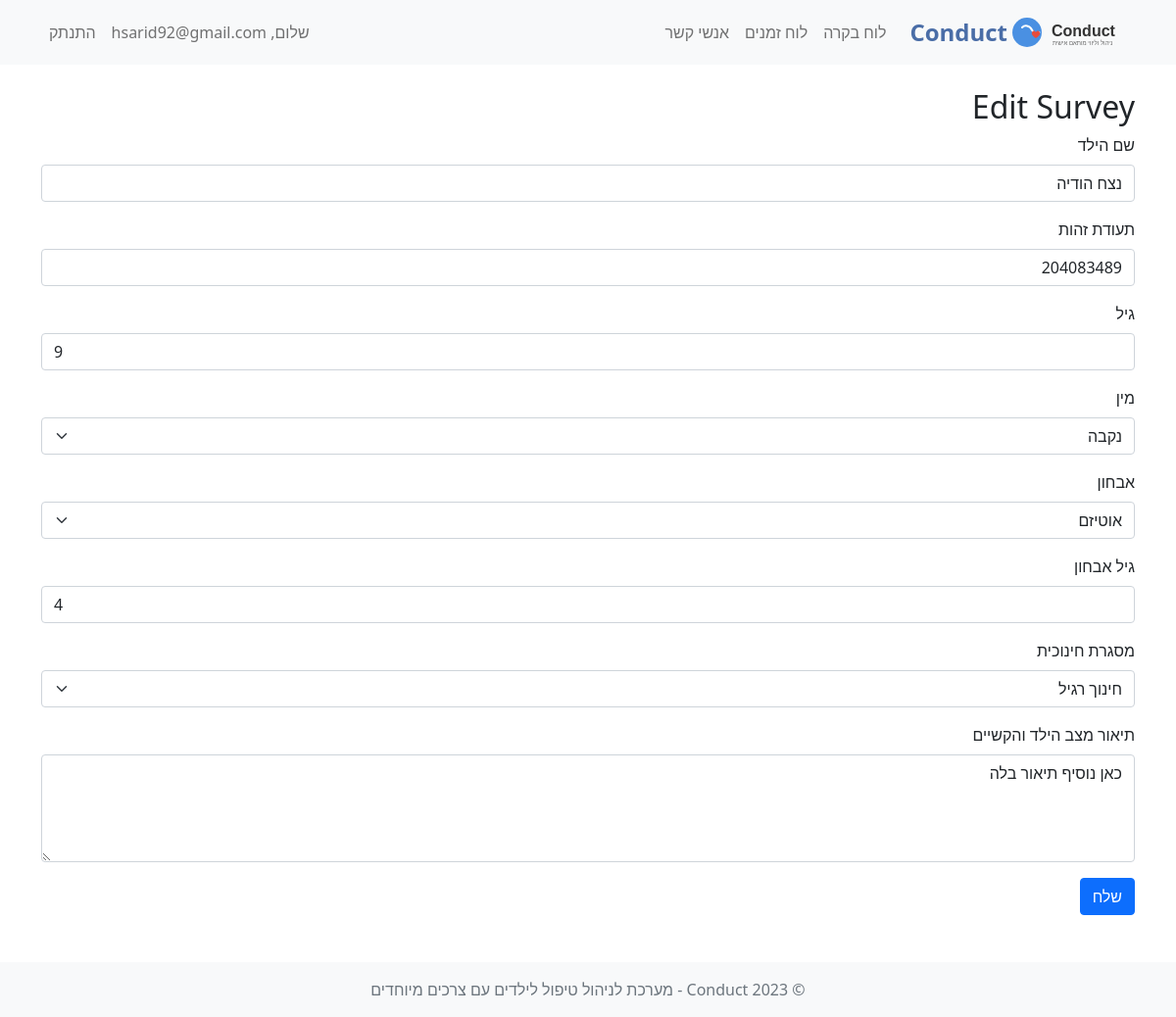
The page /edit_survey/1 (signed in) on the database its author committed.
### APP.py (models this page shows, shortened)
class User(db.Model, UserMixin):
    id = db.Column(db.Integer, primary_key=True)
    username = db.Column(db.String(150), unique=True, nullable=False)
    password_hash = db.Column(db.String(256), nullable=False)

class Survey(db.Model):
    id = db.Column(db.Integer, primary_key=True)
    user_id = db.Column(db.Integer, db.ForeignKey('user.id'), nullable=False)
    child_name = db.Column(db.String(150), nullable=False)
    child_id = db.Column(db.String(20), nullable=False)
    age = db.Column(db.Integer, nullable=False)
    gender = db.Column(db.String(10), nullable=False)
    diagnosis = db.Column(db.String(150), nullable=False)
    diagnosis_age = db.Column(db.Integer, nullable=False)
    educational_framework = db.Column(db.String(150), nullable=False)
    description = db.Column(db.Text, nullable=True)

### APP.py (the view, shortened to what this page needs)
@app.route('/edit_survey/<int:survey_id>', methods=['GET', 'POST'])
@login_required
def edit_survey(survey_id):
    survey = Survey.query.filter_by(id=survey_id, user_id=current_user.id).first()
    if not survey:
        flash('Survey not found or you do not have permission to edit it.')
        return redirect(url_for('dashboard'))
    return render_template('survey.html', title="Edit Survey", survey=survey)

### APP.py (called while the page is built)
@login_manager.user_loader
def load_user(user_id):
    return User.query.get(int(user_id))

### templates/survey.html (shortened to what this page needs)
{% extends "base.html" %}
{% block content %}
<h2>{{ title }}</h2>
<form method="POST" action="">
    <div class="mb-3">
        <label for="child_name" class="form-label">שם הילד</label>
        <input type="text" class="form-control" id="child_name" name="child_name" value="{{ survey.child_name if survey else '' }}" required>
    </div>
    <div class="mb-3">
        <label for="child_id" class="form-label">תעודת זהות</label>
        <input type="text" class="form-control" id="child_id" name="child_id" value="{{ survey.child_id if survey else '' }}" required>
    </div>
    <div class="mb-3">
        <label for="age" class="form-label">גיל</label>
        <input type="number" class="form-control" id="age" name="age" value="{{ survey.age if survey else '' }}" required>
    </div>
    <div class="mb-3">
        <label for="gender" class="form-label">מין</label>
        <select class="form-select" id="gender" name="gender" required>
            <option value="Female" {% if survey and survey.gender == 'Female' %}selected{% endif %}>נקבה</option>
        </select>
    </div>
    <div class="mb-3">
        <label for="diagnosis" class="form-label">אבחון</label>
        <select class="form-select" id="diagnosis" name="diagnosis" required>
            <option value="Autism" {% if survey and survey.diagnosis == 'Autism' %}selected{% endif %}>אוטיזם</option>
        </select>
    </div>
    <div class="mb-3">
        <label for="diagnosis_age" class="form-label">גיל אבחון</label>
        <input type="number" class="form-control" id="diagnosis_age" name="diagnosis_age" value="{{ survey.diagnosis_age if survey else '' }}" required>
    </div>
    <div class="mb-3">
        <label for="educational_framework" class="form-label">מסגרת חינוכית</label>
        <select class="form-select" id="educational_framework" name="educational_framework" required>
            <option value="Mainstream" {% if survey and survey.educational_framework == 'Mainstream' %}selected{% endif %}>חינוך רגיל</option>
        </select>
    </div>
    <div class="mb-3">
        <label for="description" class="form-label">תיאור מצב הילד והקשיים</label>
        <textarea class="form-control" id="description" name="description" rows="4">{{ survey.description if survey else '' }}</textarea>
    </div>
    <button type="submit" class="btn btn-primary">שלח</button>
</form>
{% endblock %}

### templates/base.html (shortened to what this page needs)
<!DOCTYPE html>
<html lang="he" dir="rtl">
<head>
    <link rel="stylesheet" href="https://cdn.jsdelivr.net/npm/bootstrap@5.0.2/dist/css/bootstrap.rtl.min.css">
    <link rel="stylesheet" href="https://cdnjs.cloudflare.com/ajax/libs/font-awesome/6.0.0-beta3/css/all.min.css">
</head>
<body>
    <nav class="navbar navbar-expand-lg navbar-light bg-light mb-4">
        <div class="container">
            <a class="navbar-brand d-flex align-items-center" href="{{ url_for('index') }}">
                <img src="{{ url_for('static', filename='img/logo.svg') }}" alt="Conduct Logo">
                <span class="app-name">Conduct</span>
            </a>
            <div class="collapse navbar-collapse" id="navbarNav">
                <ul class="navbar-nav me-auto">
                    {% if current_user.is_authenticated %}
                    <li class="nav-item">
                        <a class="nav-link" href="{{ url_for('dashboard') }}">לוח בקרה</a>
                    </li>
                    <li class="nav-item">
                        <a class="nav-link" href="{{ url_for('schedule') }}">לוח זמנים</a>
                    </li>
                    <li class="nav-item">
                        <a class="nav-link" href="{{ url_for('contacts') }}">אנשי קשר</a>
                    </li>
                    {% endif %}
                </ul>
                <ul class="navbar-nav">
                    {% if current_user.is_authenticated %}
                    <li class="nav-item">
                        <span class="nav-link">שלום, {{ current_user.username }}</span>
                    </li>
                    <li class="nav-item">
                        <a class="nav-link" href="{{ url_for('logout') }}">התנתק</a>
                    </li>
                    {% endif %}
                </ul>
            </div>
        </div>
    </nav>
    <div class="container">
        {% block content %}{% endblock %}
    </div>
    <footer class="footer mt-5 py-3 bg-light">
        <div class="container text-center">
            <span class="text-muted">© 2023 Conduct - מערכת לניהול טיפול לילדים עם צרכים מיוחדים</span>
        </div>
    </footer>
</body>
</html>

### templates/base.html (style rules this page uses)
.navbar-brand img { height: 40px; margin-right: 10px; }
.app-name { font-weight: bold; color: #4a6da7; font-size: 24px; }
body { direction: rtl; text-align: right; }
.form-label { float: right; }

### rows shown on the page
User: username "hsarid92@gmail.com"
Survey: child_name "נצח הודיה", child_id "204083489", age "9", gender "נקבה", diagnosis "אוטיזם", diagnosis_age "4", educational_framework "חינוך רגיל", description "כאן נוסיף תיאור בלה"

### other values the page prints
{{ title }} "Edit Survey"
